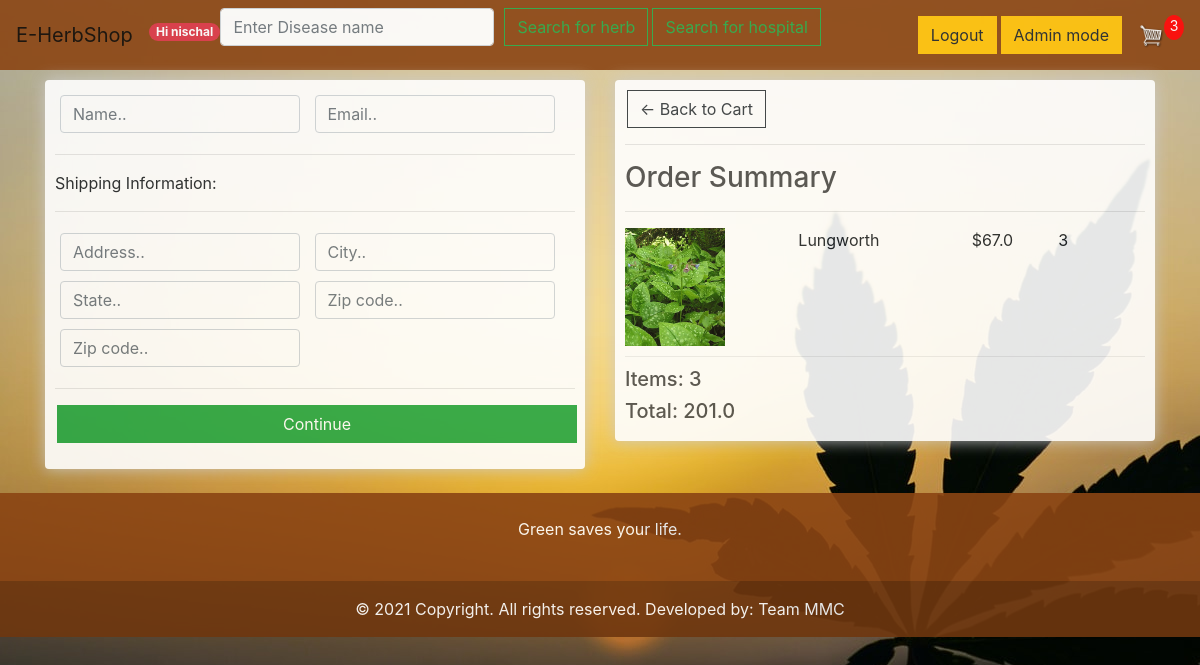
/checkout/ (signed in), run on an earlier commit of the app's database.
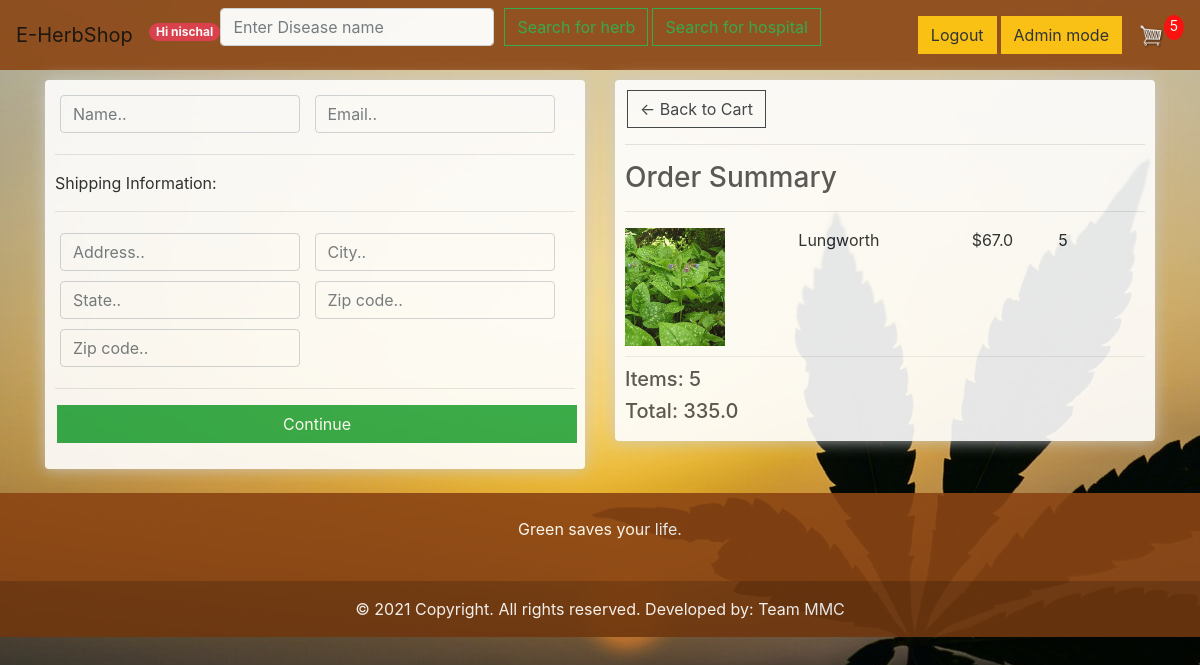
And on a later commit of the database.
### store/models.py (models this page shows, shortened)
class OrderItem(models.Model):
    Product = models.ForeignKey(Product, on_delete=models.SET_NULL, null=True)
    order = models.ForeignKey(Order, on_delete=models.SET_NULL, null=True)
    quantity = models.IntegerField(default=0, null=True, blank=True)
    date_added = models.DateTimeField(auto_now_add=True)
    @property
    def get_total(self):
        total = self.Product.price * self.quantity
        return total

class Order(models.Model):
    customer = models.ForeignKey(Customer, on_delete=models.SET_NULL, null=True, blank=True)
    date_of_order = models.DateTimeField(auto_now_add=True)
    complete = models.BooleanField(default=False)
    transaction_id = models.CharField(max_length=100, null=True)
    @property
    def get_cart_total(self):
        orderitems = self.orderitem_set.all()
        total = sum([item.get_total for item in orderitems])
        return total
    @property
    def get_cart_item(self):
        orderitems = self.orderitem_set.all()
        total = sum([item.quantity for item in orderitems])
        return total

class Product(models.Model):
    name = models.CharField(max_length=200, null=True)
    price = models.FloatField()
    image = models.ImageField(blank=True, upload_to='images/')
    description = models.CharField(max_length=2000, null=True)
    stock = models.IntegerField(null=True)

### store/views.py (the view)
# urls.py: path('checkout/', views.checkout, name='checkout'),
def checkout(request):
    if request.user.is_authenticated:
        customer = request.user.customer
        order, created = Order.objects.get_or_create(customer=customer, complete=False)
        items = order.orderitem_set.all()
        cartItems = order.get_cart_item
    else:
        items = []
        order = {'get_cart_total': 0, 'get_cart_item': 0}
        cartItems = order['get_cart_item']
    return render(request, 'store/checkout.html', {'items': items, 'order': order, 'cartItems': cartItems})

### store/Templates/store/checkout.html (shortened to what this page needs)
{% extends 'store/main.html' %}
{% load static %}
{% block content %}
    <div class="row">
        <div class="col-lg-6">
            <div class="box-element" id="form-wrapper">
                <form id="form">
                    <div id="user-info">
                        <div class="form-field">
                            <input required class="form-control" type="text" name="name" placeholder="Name..">
                        </div>
                        <div class="form-field">
                            <input required class="form-control" type="email" name="email" placeholder="Email..">
                        </div>
                    </div>
                    <div id="shipping-info">
                        <hr>
                        <p>Shipping Information:</p>
                        <hr>
                        <div class="form-field">
                            <input class="form-control" type="text" name="address" placeholder="Address..">
                        </div>
                        <div class="form-field">
                            <input class="form-control" type="text" name="city" placeholder="City..">
                        </div>
                        <div class="form-field">
                            <input class="form-control" type="text" name="state" placeholder="State..">
                        </div>
                        <div class="form-field">
                            <input class="form-control" type="text" name="zipcode" placeholder="Zip code..">
                        </div>
                        <div class="form-field">
                            <input class="form-control" type="text" name="country" placeholder="Zip code..">
                        </div>
                    </div>
                    <hr>
                    <input id="form-button" class="btn btn-success btn-block" type="submit" value="Continue">
                </form>
            </div>
            <br>
        </div>
        <div class="col-lg-6">
            <div class="box-element">
                <a class="btn btn-outline-dark" href="{% url 'cart' %}">&#x2190; Back to Cart</a>
                <hr>
                <h3>Order Summary</h3>
                <hr>
                {% for item in items %}
                    <div class="cart-row">
                        <div style="flex:2"><img class="row-image" src="{{ item.Product.image.url }}"></div>
                        <div style="flex:2"><p>{{ item.Product.name }}</p></div>
                        <div style="flex:1"><p>${{ item.Product.price }}</p></div>
                        <div style="flex:1"><p>{{ item.quantity }}</p></div>
                    </div>
                {% endfor %}
                <h5>Items: {{ order.get_cart_item }}</h5>
                <h5>Total: {{ order.get_cart_total }}</h5>
            </div>
        </div>
    </div>
{% endblock content %}

### store/Templates/store/main.html (shortened to what this page needs)
{% load static %}
<html>
<head>
    <link rel="stylesheet" type="text/css" href="{% static 'css/bootstrap.min.css' %}">
    <link rel="stylesheet" type="text/css" href="{% static 'css/main.css' %}">
</head>
<body>
<nav class="navbar navbar-expand-lg navbar-light" style="background-color: saddlebrown;">
    <a class="navbar-brand" href="{% url 'store' %}">E-HerbShop</a>
    <div class="collapse navbar-collapse" id="navbarSupportedContent">
        <ul class="navbar-nav mr-auto">
            <li class=>
                <label class="badge badge-pill badge-danger" style="margin-top: 15px;">Hi {{ request.user }} </label>
            </li>
            <li>
                <form method="get" action="/search" class="form-inline">
                    <input class="form-control mr-sm-2" placeholder="Enter Disease name" aria-label="Search" id="search"
                           name="search" required>
                    <button class="btn btn-outline-success my-2 my-sm-0" type="submit">Search for herb</button>
                    <button class="btn btn-outline-success my-2 my-sm-0" name="hospital" type="submit">Search for
                        hospital
                    </button>
                </form>
            </li>
        </ul>
        <div id="log" class="form-inline my-2 my-lg-0">
            {% if request.user.is_authenticated %}
                <a href="{% url 'logout' %}" class="btn btn-warning">Logout</a>
                {% if request.user.is_superuser %}
                    <a href="{% url 'administration' %}" class="btn btn-warning">Admin mode</a>
                {% endif %}
            {% else %}
                <a href="{% url 'login' %}" class="btn btn-warning">Login</a>
                <a href="{% url 'register' %}" class="btn btn-warning">Register</a>
            {% endif %}
            <a href="{% url 'cart' %}">
                <img id="cart-icon" src="{% static 'images/cart.png' %}">
            </a>
            <p id="cart-total">{{ cartItems }}</p>
        </div>
    </div>
</nav>
<div class="container">
    {% block content %}
    {% endblock content %}
</div>
<section class="">
    <footer class="text-center text-white" style="background-color: saddlebrown;">
        <div class="container p-4 pb-0">
            <section class="">
                <p class="d-flex justify-content-center align-items-center">
                    <span class="me-3">Green saves your life.</span>
                </p>
            </section>
        </div>
        <div class="text-center p-3" style="background-color: rgba(0, 0, 0, 0.2);">
            © 2021 Copyright. All rights reserved. Developed by:
            <a class="text-white" href="https:facebook.com/nischal.khatiwada.75">Team MMC</a>
        </div>
    </footer>
</section>
</body>
</html>

What changed in the data, as far as the page shows it:
changed OrderItem "Lungworth": quantity "3" → "5"
changed through a linked row, Order: get_cart_item "3" → "5"; get_cart_total "201.0" → "335.0"
Also different on the page:
{{ cartItems }}: "3" → "5"
